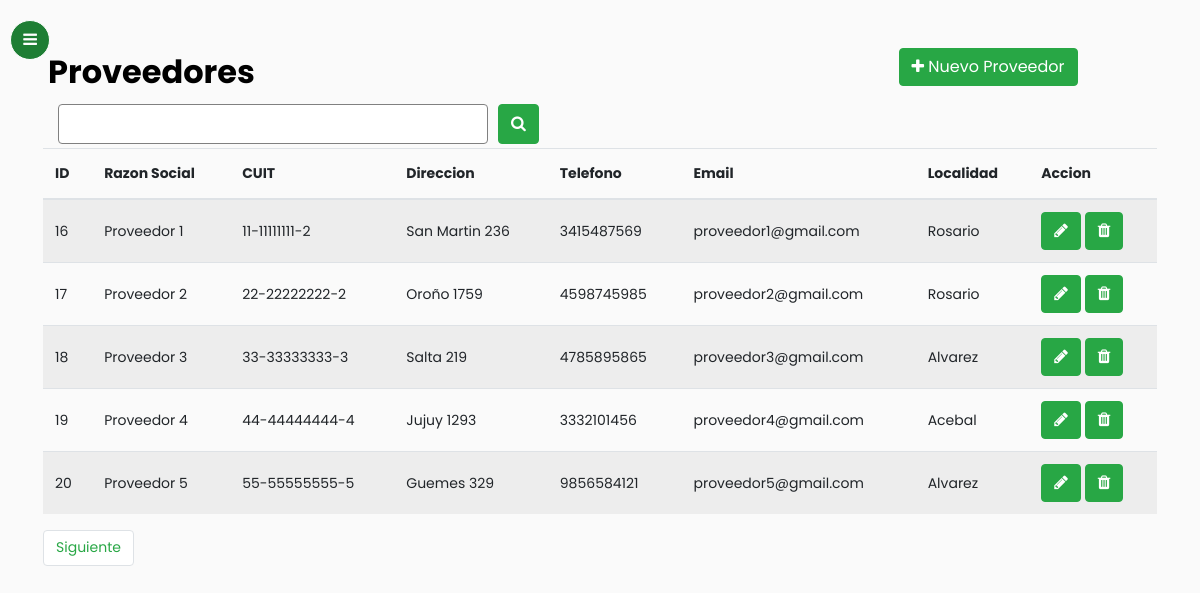
Page /proveedores/ (signed in) on the committed database.
### gestionStock/models.py (models this page shows, shortened)
class Proveedores(models.Model):
    razon_social = models.TextField(max_length = 30)
    cuit = models.TextField(max_length = 30)
    direccion = models.TextField(max_length = 30)
    telefono = models.TextField(max_length = 30)
    email = models.EmailField()
    localidad = models.ForeignKey(Localidades, on_delete = models.CASCADE)
    class Meta:
        verbose_name_plural = "Proveedores"

class Localidades(models.Model):
    nombre = models.TextField(max_length = 30)
    provincia = models.ForeignKey(Provincias, on_delete = models.CASCADE)
    cod_postal = models.TextField(max_length = 30, null = True)
    class Meta:
        verbose_name_plural = "Localidades"
    def __str__(self):
        return self.nombre

### gestionStock/views.py (the view)
# urls.py: path('proveedores/', login_required(views.ProveedoresList.as_view()), name="proveedor_list"),
class ProveedoresList(ListView):
    model = Proveedores
    queryset = model.objects.all()
    context_object_name = "proveedores"
    template_name = "proveedores.html"
    paginate_by = 5
    def get_queryset(self): # new
        query = self.request.GET.get('buscar')
        if query:
            object_list = Proveedores.objects.filter(
                Q(razon_social__icontains=query) | Q(cuit__icontains=query)
            )
        else:
            object_list = Proveedores.objects.all()
        return object_list

### gestionStock/templates/proveedores.html (shortened to what this page needs)
{% extends "base.html" %}
{% load static %}
{% block content %}
<div class="container-lg">
            <div class="table-title">
                <div class="row">
                    <div class="col-sm-9"><h2><b>Proveedores</b></h2></div>
                    <div class="col-sm-3">
                       <a href="{% url 'proveedor_create' %}"><button type="button" class="btn btn-success add-new"><i class="fa fa-plus"></i> Nuevo Proveedor</button></a>
                    </div>
                </div>
            </div>
            <form method="GET">
                <div class="input-group">
                    <div class="form-row col-md-5">
                      <input id="search-focus col-sm-9" type="search" id="form" class="form-control" name="buscar" />
                    </div>
                    <button type="submit" class="btn btn-success">
                      <i class="fa fa-search"></i>
                    </button>
                  </div>
            </form>
            <div class="form-row">
            <table class="table table-striped  mt-1">
                <thead>
                    <tr>
                        <th class="align-middle">ID</th>
                        <th class="align-middle">Razon Social</th>
                        <th class="align-middle">CUIT</th>
                        <th class="align-middle">Direccion</th>
                        <th class="align-middle">Telefono</th>
                        <th class="align-middle">Email</th>
                        <th class="align-middle">Localidad</th>
                        <th class="align-middle">Accion</th>
                    </tr>
                </thead>
                <tbody>
                    {% for proveedor in proveedores %}
                    <tr>
                        <td class="align-middle">{{proveedor.id}}</td>
                        <td class="align-middle">{{proveedor.razon_social}}</td>
                        <td class="align-middle">{{proveedor.cuit}}</td>
                        <td class="align-middle">{{proveedor.direccion}}</td>
                        <td class="align-middle">{{proveedor.telefono}}</td>
                        <td class="align-middle">{{proveedor.email}}</td>
                        <td class="align-middle">{{proveedor.localidad}}</td>
                        <td class="align-middle">
                            <a href="{% url 'proveedor_update' proveedor.id %}"><button type="button" class="btn btn-success add-new btn-xs"><i class="fa fa-pencil fa-xs" aria-hidden="true"></i></button></a>
                            <a href="{% url 'proveedor_delete' proveedor.id %}"><button type="button" class="btn btn-success add-new btn-xs"><i class="fa fa-trash fa-xs" aria-hidden="true"></i></button></a>
                        </td>
                    </tr>
                    {% endfor %}
                </tbody>
            </table>
                <ul class="pagination justify-content-center">
                  {% if page_obj.has_next %}
                  <li class="page-item"><a class="page-link text-success" href="?page={{ page_obj.next_page_number }}">Siguiente</a></li>
                  {% endif %}
                </ul>
</div>
{% endblock %}

### gestionStock/templates/proveedores.html (style rules this page uses)
.form-control { border: 1px; border-color: gray; border-style: solid; }
.form-control::placeholder { color: grey; }

### rows in the picture
Proveedores: id "16", razon_social "Proveedor 1", cuit "11-11111111-2", direccion "San Martin 236", telefono "3415487569", email "proveedor1@gmail.com", localidad "Rosario"
Proveedores: id "17", razon_social "Proveedor 2", cuit "22-22222222-2", direccion "Oroño 1759", telefono "4598745985", email "proveedor2@gmail.com", localidad "Rosario"
Proveedores: id "18", razon_social "Proveedor 3", cuit "33-33333333-3", direccion "Salta 219", telefono "4785895865", email "proveedor3@gmail.com", localidad "Alvarez"
Proveedores: id "19", razon_social "Proveedor 4", cuit "44-44444444-4", direccion "Jujuy 1293", telefono "3332101456", email "proveedor4@gmail.com", localidad "Acebal"
Proveedores: id "20", razon_social "Proveedor 5", cuit "55-55555555-5", direccion "Guemes 329", telefono "9856584121", email "proveedor5@gmail.com", localidad "Alvarez"
